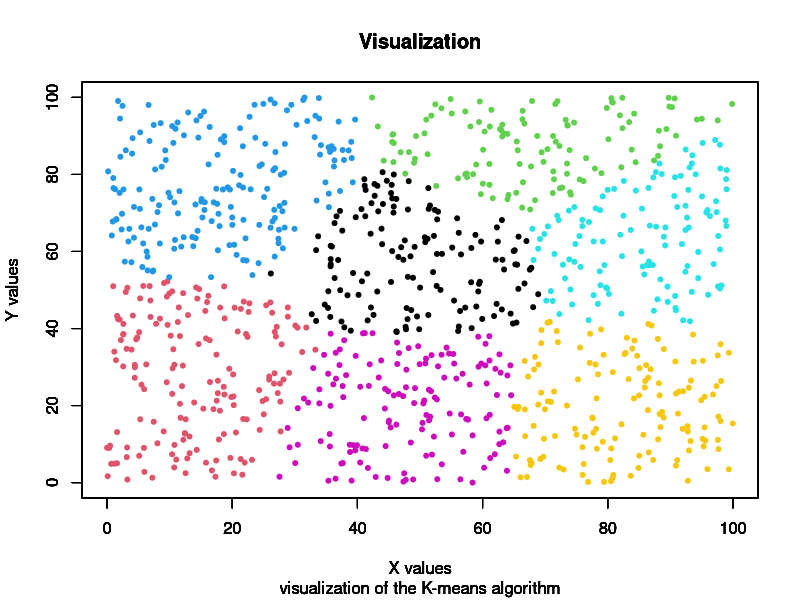

The R script that drew this image:
# Created by Fabio Vitor at 19-05-2017
# K-means algorithm

getDistance <- function(a, b) {
  return (sqrt(Reduce("+", (a-b) ^ 2)))
}

numberOfGroups = 7
numberOfDots   = 1000
dimensionOfDots= 2
minCoord = 0
maxCoord = 100

for(i in c(1:dimensionOfDots)) {
  if(i == 1) {
    dots <- runif(numberOfDots, minCoord, maxCoord)
  } else {
    dots <- rbind(dots, runif(numberOfDots, minCoord, maxCoord))
  }
}

centroids <- dots[,c(1:numberOfGroups)]

previousGrouping <- -1
grouping <- -1

while((numberOfDots * numberOfGroups) != length(which(grouping == previousGrouping))) {
  previousGrouping = grouping
  for(i in c(1:numberOfGroups)) {
    for(j in c(1:numberOfDots)) {
      if(j == 1) {
        dist <- getDistance(dots[,j], centroids[,i])
      } else {
        dist <- cbind(dist, getDistance(dots[,j], centroids[,i]))
      }
    }
    if(i == 1) {
      distances <- dist
    } else {
      distances <- rbind(distances, dist)
    }
  }
  for(i in c(1:numberOfDots)) {
    if(i == 1) {
      grouping <- ifelse(distances[,i] == min(distances[,i]), 1, 0) ^ 2
    } else {
      grouping <- cbind(grouping, ifelse(distances[,i] == min(distances[,i]), 1, 0) ^ 2)
    }
  }
  for(i in c(1:numberOfGroups)) {
    for(j in c(1:dimensionOfDots)) {
      centroids[j,i] <- (Reduce("+", dots[j, which(grouping[i,] == 1)]) / length(which(grouping[i,] == 1)))
    }
  }
}

# Printing ---------------------------------------------------------------

if(dimensionOfDots == 2) {
  for(i in c(1:numberOfGroups)) {
    plot(dots[1,which(grouping[i,] == 1)], dots[2,which(grouping[i,] == 1)], main="Visualization", 
         sub="visualization of the K-means algorithm", xlab="X values", ylab="Y values", 
         xlim=c(minCoord, maxCoord), ylim=c(minCoord, maxCoord), pch=20, col=i)
    par(new=T)
  }
}

